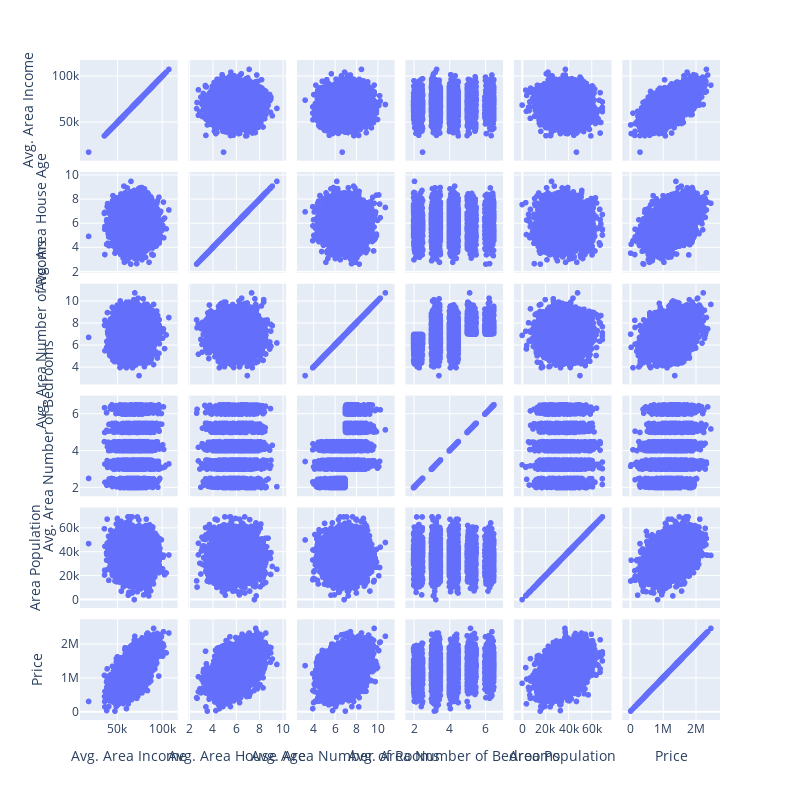

Write notebook code for a chart like this one.
### Markdown cell above
Now, let's check the correlation of all variables among each other:

### Code cell
px.scatter_matrix(df[['Avg. Area Income', 'Avg. Area House Age', 'Avg. Area Number of Rooms','Avg. Area Number of Bedrooms', 'Area Population', 'Price']],
                 width=800, height=800)

### Figure 1 — Plotly figure (JSON) as saved in the notebook; plotly's stock layout.template omitted (floating-point values rounded to 4 significant figures; data arrays with more than 128 entries replaced by an {"elided": "..."} marker saying what was removed)
{"data": [{"dimensions": [{"axis": {"matches": true}, "label": "Avg. Area Income", "values": {"elided": "5000 float values"}}, {"axis": {"matches": true}, "label": "Avg. Area House Age", "values": {"elided": "5000 float values"}}, {"axis": {"matches": true}, "label": "Avg. Area Number of Rooms", "values": {"elided": "5000 float values"}}, {"axis": {"matches": true}, "label": "Avg. Area Number of Bedrooms", "values": {"elided": "5000 float values"}}, {"axis": {"matches": true}, "label": "Area Population", "values": {"elided": "5000 float values"}}, {"axis": {"matches": true}, "label": "Price", "values": {"elided": "5000 float values"}}], "hovertemplate": "%{xaxis.title.text}=%{x}<br>%{yaxis.title.text}=%{y}<extra></extra>", "legendgroup": "", "marker": {"color": "#636efa", "symbol": "circle"}, "name": "", "showlegend": false, "type": "splom"}], "layout": {"dragmode": "select", "height": 800, "legend": {"tracegroupgap": 0}, "margin": {"t": 60}, "width": 800, "xaxis": {"autorange": true, "range": [8141.0, 117400.0], "type": "linear"}, "xaxis2": {"autorange": true, "range": [1.906, 10.26], "type": "linear"}, "xaxis3": {"autorange": true, "range": [2.428, 11.57], "type": "linear"}, "xaxis4": {"autorange": true, "range": [1.517, 6.983], "type": "linear"}, "xaxis5": {"autorange": true, "range": [-7286.0, 77080.0], "type": "linear"}, "xaxis6": {"autorange": true, "range": [-247500.0, 2733000.0], "type": "linear"}, "yaxis": {"autorange": true, "range": [8141.0, 117400.0], "type": "linear"}, "yaxis2": {"autorange": true, "range": [1.906, 10.26], "type": "linear"}, "yaxis3": {"autorange": true, "range": [2.428, 11.57], "type": "linear"}, "yaxis4": {"autorange": true, "range": [1.517, 6.983], "type": "linear"}, "yaxis5": {"autorange": true, "range": [-7286.0, 77080.0], "type": "linear"}, "yaxis6": {"autorange": true, "range": [-247500.0, 2733000.0], "type": "linear"}}}
